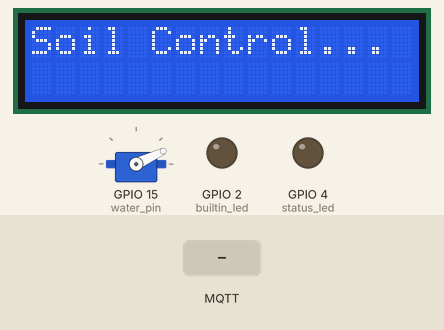
This program was run on a simulated ESP32 board running MicroPython. Parts: 16×2 character LCD, servo, output pins drawn as LEDs (lit = HIGH). Wiring (from the project's diagram.json): servo on GPIO 15. The test bench sets the inputs (shaded band). WiFi joins after 1.5 s; no MQTT or app messages arrive unless stated; servo angles are drawn from the pulse width (0.5 ms = 0°, 2.5 ms = 180°); what the program prints to the serial console is not drawn.

Above: at 0.1 s.
At 2.3 s:
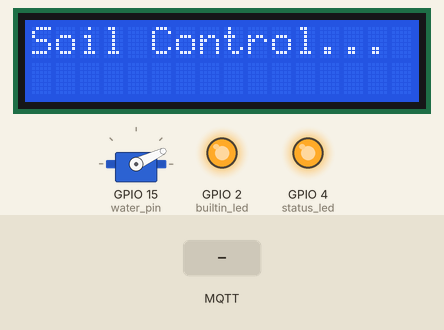
At 4.6 s:
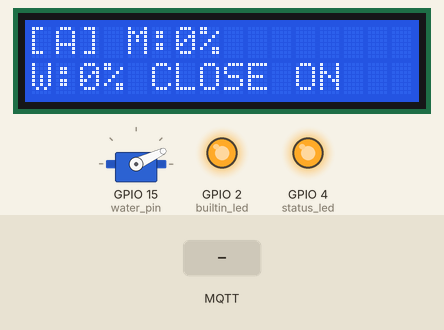
4.7 s: MQTT message "moisture_value" arrives on the first subscribed topic
7.5 s: MQTT message "command" arrives on the first subscribed topic
9.5 s: MQTT message "set_auto_mode" arrives on the first subscribed topic
Timing chart, 0 to 12.5 s (numbered marks = the images above; inputs shaded):
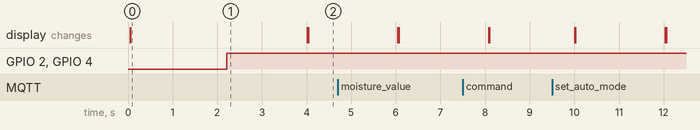

Measured:
- what the display in image 0 shows lasts 3.9 s, from 0.1 s to 4.0 s

The program:

main.py
```python
#!/usr/bin/env python3
"""
Smart Garden Soil Moisture Control Board - AUTO CONTROL INTEGRATED
ESP32 with LCD, Servos, MQTT - MicroPython
Receives soil moisture data from MQTT and controls water valve servo
"""

import network
import time
import json
import gc
import machine
from machine import Pin, PWM, I2C, unique_id, Timer
from umqtt.simple import MQTTClient

# ===== CONFIGURATION =====
WIFI_SSID = "Wokwi-GUEST"
WIFI_PASSWORD = ""

MQTT_SERVER = "broker.hivemq.com"
MQTT_PORT = 1883
MQTT_CLIENT_ID = "ESP_CONTROL_SOIL_MOISTURE_LOGIC_01"

# MQTT Topics
MQTT_SENSOR_DATA_TOPIC = "garden/sensor/soil_moisture_data"
MQTT_CONTROL_COMMANDS_TOPIC = "garden/control/soil_commands"
MQTT_STATUS_TOPIC = "garden/status/soil_control_board"

# Servo Configuration (10-bit duty cycle: 0-1023)
WATER_SERVO_PIN = 15

# Dải Duty Cycle (40-115)
WATER_CLOSE_DUTY = 40   # ~1.0ms pulse (Valve closed)
WATER_OPEN_DUTY = 115   # ~2.0ms pulse (Valve open)

SERVO_FREQ = 50

# LCD Configuration (I2C)
LCD_I2C_ADDRESS = 0x27
LCD_I2C_SDA = 21
LCD_I2C_SCL = 22

# Pins
STATUS_LED_PIN = 4
BUILTIN_LED_PIN = 2
WATER_BUTTON_PIN = 25
MODE_BUTTON_PIN = 27

# Soil Moisture Thresholds
THRESHOLD = {
    "moisture": {
        "critical": 30.0,  # < 30% = Critical (Open valve fully)
        "low": 45.0,       # < 45% = Low (Open valve partially)
        "optimal": 60.0    # >= 60% = Optimal (Close valve)
    }
}

# ===== GLOBAL VARIABLES =====
mqtt_client = None
mqtt_connected = False
wifi_connected = False
lcd = None
servo_water = None

water_percentage = 0
auto_mode = True
current_moisture = 0.0
last_moisture_update = time.ticks_ms()

mqtt_messages_received = 0
system_start_time = time.ticks_ms()
led_state = False
led_blink_last = time.ticks_ms()
last_status_print = time.ticks_ms()

water_button = Pin(WATER_BUTTON_PIN, Pin.IN, Pin.PULL_UP)
mode_button = Pin(MODE_BUTTON_PIN, Pin.IN, Pin.PULL_UP)
status_led = None
builtin_led = None

class I2CLCD1602:
    """Simple I2C LCD driver"""

    def __init__(self, i2c, addr=0x27, cols=16, rows=2):
        self.i2c = i2c
        self.addr = addr
        self.cols = cols
        self.rows = rows
        self._init()

    def _init(self):
        """Initialize LCD"""
        init_cmds = [0x33, 0x32, 0x28, 0x0C, 0x06, 0x01]
        for cmd in init_cmds:
            self._send_cmd(cmd)
            time.sleep_ms(5)

    def _send_cmd(self, cmd):
        """Send command to LCD"""
        high_nib = cmd & 0xF0
        low_nib = (cmd << 4) & 0xF0
        self._i2c_write(high_nib | 0x04)
        self._i2c_write(high_nib)
        self._i2c_write(low_nib | 0x04)
        self._i2c_write(low_nib)

    def _send_data(self, data):
        """Send data to LCD"""
        high_nib = data & 0xF0
        low_nib = (data << 4) & 0xF0
        self._i2c_write(high_nib | 0x05)
        self._i2c_write(high_nib | 0x01)
        self._i2c_write(low_nib | 0x05)
        self._i2c_write(low_nib | 0x01)

    def _i2c_write(self, data):
        """Write to I2C"""
        data_with_backlight = data | 0x08
        self.i2c.writeto(self.addr, bytes([data_with_backlight]))
        time.sleep_us(50)

    def clear(self):
        """Clear display"""
        self._send_cmd(0x01)
        time.sleep_ms(2)

    def putstr(self, string):
        """Print string to display"""
        for char in string:
            if 32 <= ord(char) <= 126:
                self._send_data(ord(char))

    def move_to(self, col, row):
        """Move cursor to position"""
        if row == 0:
            self._send_cmd(0x80 | col)
        elif row == 1:
            self._send_cmd(0xC0 | col)

def setup_lcd():
    """Setup LCD display"""
    global lcd
    try:
        print("📱 Setting up LCD...")
        i2c = I2C(0, scl=Pin(LCD_I2C_SCL), sda=Pin(LCD_I2C_SDA))
        devices = i2c.scan()
        if LCD_I2C_ADDRESS in devices:
            lcd = I2CLCD1602(i2c, addr=LCD_I2C_ADDRESS)
            lcd.clear()
            lcd.putstr("Soil Control...")
            print("✅ LCD initialized")
            return True
        else:
            print("❌ LCD not found")
            return False
    except Exception as e:
        print(f"❌ LCD setup error: {e}")
        return False

def update_lcd_display():
    """Update LCD with current values"""
    global lcd, mqtt_connected, water_percentage, current_moisture

    if not lcd:
        return

    try:
        lcd.clear()

        # Line 1: Moisture and Mode
        mode_str = "A" if auto_mode else "M"
        line1 = f"[{mode_str}] M:{current_moisture:.0f}%"
        lcd.move_to(0, 0)
        lcd.putstr(line1[:16])

        # Line 2: Valve status
        valve_state = "OPEN" if water_percentage == 100 else "PART" if water_percentage > 0 else "CLOSE"
        line2 = f"W:{water_percentage}% {valve_state}"
        line2 += " ON" if mqtt_connected else " OFF"

        lcd.move_to(0, 1)
        lcd.putstr(line2[:16])

    except Exception as e:
        print(f"❌ LCD update error: {e}")

# ===== SERVO FUNCTIONS =====

def setup_servos():
    """Setup servo motors"""
    global servo_water
    try:
        print("🔧 Setting up servos...")

        # --- SERVO WATER (Pin 15) ---
        water_pin = Pin(WATER_SERVO_PIN)
        servo_water = PWM(water_pin, freq=SERVO_FREQ, duty=WATER_CLOSE_DUTY)

        print(f"✅ Servos initialized (Closed) using 10-bit [{WATER_CLOSE_DUTY}-{WATER_OPEN_DUTY}].")
        return True
    except Exception as e:
        print(f"❌ Servo setup error: {e}")
        return False

def set_water_percentage(percentage):
    """Set water valve percentage (0-100)"""
    global water_percentage, servo_water

    if not servo_water:
        return

    percentage = max(0, min(100, percentage))

    # Skip if no change
    if percentage == water_percentage:
        return

    water_percentage = percentage

    # Calculate duty: Map 0-100% to safe range (CLOSE_DUTY - OPEN_DUTY)
    duty = WATER_CLOSE_DUTY + (percentage * (WATER_OPEN_DUTY - WATER_CLOSE_DUTY) / 100)

    servo_water.duty(int(duty))

    # Log action
    if percentage == 100:
        action = "FULLY OPEN"
    elif percentage == 50:
        action = "PARTIAL OPEN"
    elif percentage == 0:
        action = "CLOSED"
    else:
        action = f"{percentage}%"

    print(f"💧 Water Valve: {action} (Duty: {int(duty)})")
    update_lcd_display()


def mqtt_callback(topic, msg):
    """MQTT callback function for incoming messages"""
    global mqtt_messages_received, current_moisture, last_moisture_update
    global water_percentage, auto_mode

    try:
        topic_str = topic.decode('utf-8')
        msg_str = msg.decode('utf-8')
        mqtt_messages_received += 1

        print(f"📨 MQTT: [{topic_str}]: {msg_str}")

        if topic_str == MQTT_SENSOR_DATA_TOPIC:
            try:
                data = json.loads(msg_str)
                moisture = data.get('moisture_value')

                if moisture is not None:
                    current_moisture = float(moisture)
                    last_moisture_update = time.ticks_ms()
                    print(f"📊 Soil Moisture: {current_moisture:.1f}%")

                    if auto_mode:
                        auto_control_logic()

                    update_lcd_display()
                else:
                    print("⚠️ Sensor data missing moisture_value key.")

            except Exception as e:
                print(f"❌ Sensor data parse error: {e}")

        elif topic_str == MQTT_CONTROL_COMMANDS_TOPIC:
            try:
                command = json.loads(msg_str)
                cmd_type = command.get('command', '')

                if cmd_type == 'set_auto_mode':
                    auto_mode = command.get('auto_mode', True)
                    print(f"🔧 Auto mode: {'ON' if auto_mode else 'OFF'}")
                    update_lcd_display()

                elif cmd_type == 'control_pump' or cmd_type == 'water_valve':
                    auto_mode = False
                    activate = command.get('activate', False)
                    percentage = command.get('value', 100 if activate else 0)
                    set_water_percentage(percentage)
                    print(f"🔧 Manual control: Valve {percentage}%")

            except Exception as e:
                print(f"❌ Command parse error: {e}")

    except Exception as e:
        print(f"❌ MQTT message handler error: {e}")


def auto_control_logic():
    """Automatic control logic based on soil moisture"""
    global current_moisture, water_percentage

    if not auto_mode:
        return

    # Critical: Moisture < 30% → Open valve fully (100%)
    if current_moisture < THRESHOLD["moisture"]["critical"]:
        print(f"🚨 CRITICAL: Moisture LOW ({current_moisture:.1f}% < {THRESHOLD['moisture']['critical']}%). FULLY OPEN Valve")
        if water_percentage != 100:
            set_water_percentage(100)

    # Low: Moisture 30-45% → Open valve partially (50%)
    elif current_moisture < THRESHOLD["moisture"]["low"]:
        print(f"⚠️ LOW: Moisture ({current_moisture:.1f}% < {THRESHOLD['moisture']['low']}%). PARTIAL OPEN Valve")
        if water_percentage != 50:
            set_water_percentage(50)

    # Optimal: Moisture >= 60% → Close valve (0%)
    elif current_moisture >= THRESHOLD["moisture"]["optimal"]:
        print(f"✅ OPTIMAL: Moisture HIGH ({current_moisture:.1f}% >= {THRESHOLD['moisture']['optimal']}%). CLOSE Valve")
        if water_percentage != 0:
            set_water_percentage(0)

    # Between 45-60%: Maintain current state (no action)
    else:
        print(f"🔄 STABLE: Moisture ({current_moisture:.1f}%) in range 45-60%. No action needed.")


def setup_wifi():
    global wifi_connected
    try:
        print("🌐 Setting up WiFi...")
        wifi = network.WLAN(network.STA_IF)
        wifi.active(True)
        wifi.connect(WIFI_SSID, WIFI_PASSWORD)
        max_wait = 10
        while max_wait > 0:
            if wifi.isconnected():
                break
            max_wait -= 1
            time.sleep(1)

        if wifi.isconnected():
            wifi_connected = True
            print(f"✅ WiFi connected: {wifi.ifconfig()[0]}")
            return True
        else:
            print("❌ WiFi connection failed")
            return False
    except Exception as e:
        print(f"❌ WiFi setup error: {e}")
        return False

def setup_mqtt():
    global mqtt_client, mqtt_connected
    try:
        print("📡 Setting up MQTT client...")
        mqtt_client = MQTTClient(MQTT_CLIENT_ID, MQTT_SERVER, MQTT_PORT, keepalive=60)
        mqtt_client.set_callback(mqtt_callback)
        print("🔌 Attempting MQTT connection...")
        mqtt_client.connect(clean_session=True)

        print("✅ MQTT connected successfully!")
        mqtt_connected = True

        # Subscribe to sensor data topic
        mqtt_client.subscribe(MQTT_SENSOR_DATA_TOPIC.encode())
        mqtt_client.subscribe(MQTT_CONTROL_COMMANDS_TOPIC.encode())

        print(f"✅ Subscribed to: {MQTT_SENSOR_DATA_TOPIC}")
        print(f"✅ Subscribed to: {MQTT_CONTROL_COMMANDS_TOPIC}")
        return True
    except Exception as e:
        print(f"❌ MQTT setup failed: {e}")
        mqtt_connected = False
        return False

def check_mqtt_connection():
    global mqtt_client, mqtt_connected

    if not mqtt_client:
        return False

    try:
        if mqtt_connected:
            try:
                mqtt_client.check_msg()
            except Exception as e:
                mqtt_connected = False
                try:
                    mqtt_client.reconnect()
                    mqtt_connected = True
                    mqtt_client.subscribe(MQTT_SENSOR_DATA_TOPIC.encode())
                    mqtt_client.subscribe(MQTT_CONTROL_COMMANDS_TOPIC.encode())
                    print("✅ MQTT reconnected!")
                except Exception as re:
                    return False
        else:
            if setup_mqtt():
                return True
            else:
                return False
        return mqtt_connected
    except Exception as e:
        print(f"❌ MQTT connection check error: {e}")
        return False

def setup_leds():
    global status_led, builtin_led
    try:
        print("💡 Setting up LEDs...")
        status_led = Pin(STATUS_LED_PIN, Pin.OUT)
        builtin_led = Pin(BUILTIN_LED_PIN, Pin.OUT)
        status_led.off()
        builtin_led.off()
        print("✅ LEDs initialized")
        return True
    except Exception as e:
        print(f"❌ LED setup error: {e}")
        return False

def update_leds():
    global led_state, led_blink_last
    try:
        current_time = time.ticks_ms()
        if current_time - led_blink_last > 1000:
            if mqtt_connected:
                status_led.on()
                builtin_led.on()
            else:
                led_state = not led_state
                status_led.value(led_state)
                builtin_led.value(led_state)
            led_blink_last = current_time
    except Exception as e:
        pass

def print_system_status():
    global current_moisture, water_percentage, auto_mode, mqtt_connected, system_start_time
    try:
        uptime = (time.ticks_ms() - system_start_time) // 1000

        print("\n🔄 SYSTEM STATUS:")
        print(f"  MQTT: {'✅ CONNECTED' if mqtt_connected else '❌ DISCONNECTED'}")
        print(f"  Soil Moisture: {current_moisture:.1f}%")
        print(f"  Water Valve: {water_percentage}%")
        print(f"  Uptime: {uptime}s")
        print(f"  Auto Mode: {'ON' if auto_mode else 'OFF'}")
        print("=" * 60)

    except Exception as e:
        print(f"❌ Status print error: {e}")

def main():
    global system_start_time, last_status_print

    try:
        print("🌱 Smart Garden Soil Moisture Control Board")

        system_start_time = time.ticks_ms()
        last_status_print = time.ticks_ms()

        # Initialize hardware
        print("🔧 Initializing hardware...")
        if not setup_lcd():
            print("⚠️ LCD failed, continuing without LCD")
        if not setup_servos():
            return
        if not setup_leds():
            return

        # Setup network connections
        print("\n🌐 Setting up network connections...")
        if not setup_wifi():
            return
        if not setup_mqtt():
            print("⚠️ MQTT setup failed, will retry in background")

        print("\n🚀 System ready!")

        while True:
            try:
                current_time = time.ticks_ms()
                check_mqtt_connection()

                if mqtt_client and mqtt_connected:
                    mqtt_client.check_msg()

                # Auto control logic runs when moisture data is fresh
                if auto_mode and (current_time - last_moisture_update) < 60000:
                    pass  # Logic is triggered by MQTT callback

                update_leds()

                if current_time % 2000 < 100:
                    update_lcd_display()

                if current_time - last_status_print > 30000:
                    print_system_status()
                    last_status_print = current_time

                if current_time % 60000 < 1000:
                    gc.collect()

                time.sleep_ms(100)

            except KeyboardInterrupt:
                print("\n🛑 System interrupted by user")
                break
            except Exception as e:
                print(f"❌ Main loop error: {e}")
                time.sleep_ms(1000)

    except Exception as e:
        print(f"❌ System error: {e}")
    finally:
        cleanup()

def cleanup():
    try:
        print("🧹 Cleaning up...")
        if mqtt_client:
            try:
                mqtt_client.disconnect()
            except:
                pass
        if servo_water:
            servo_water.deinit()
        print("✅ Cleanup complete")
    except Exception as e:
        print(f"❌ Cleanup error: {e}")

if __name__ == "__main__":
    main()
```
